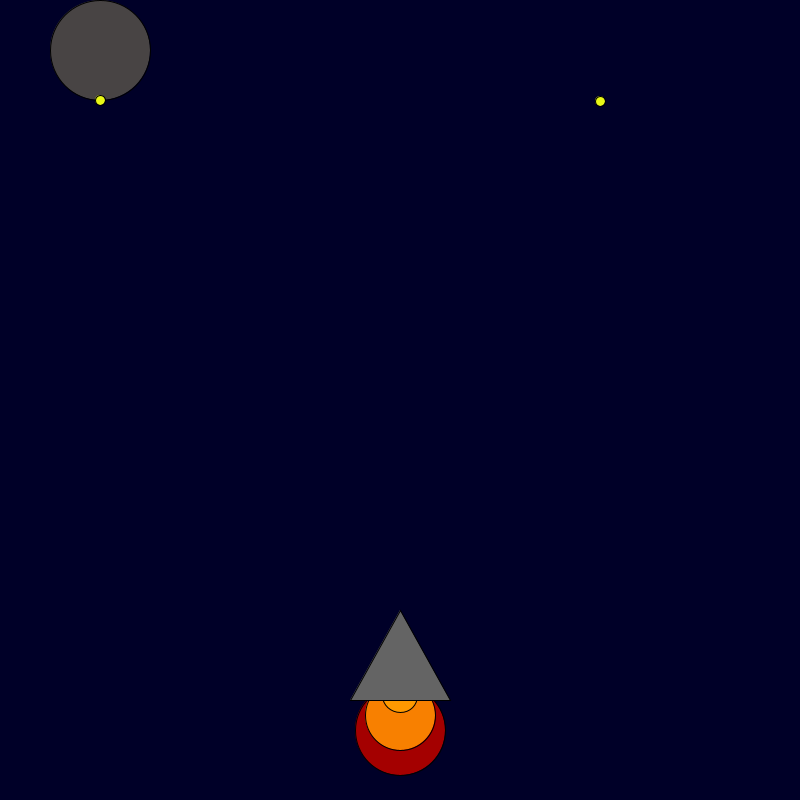
Frame 1 (no input)
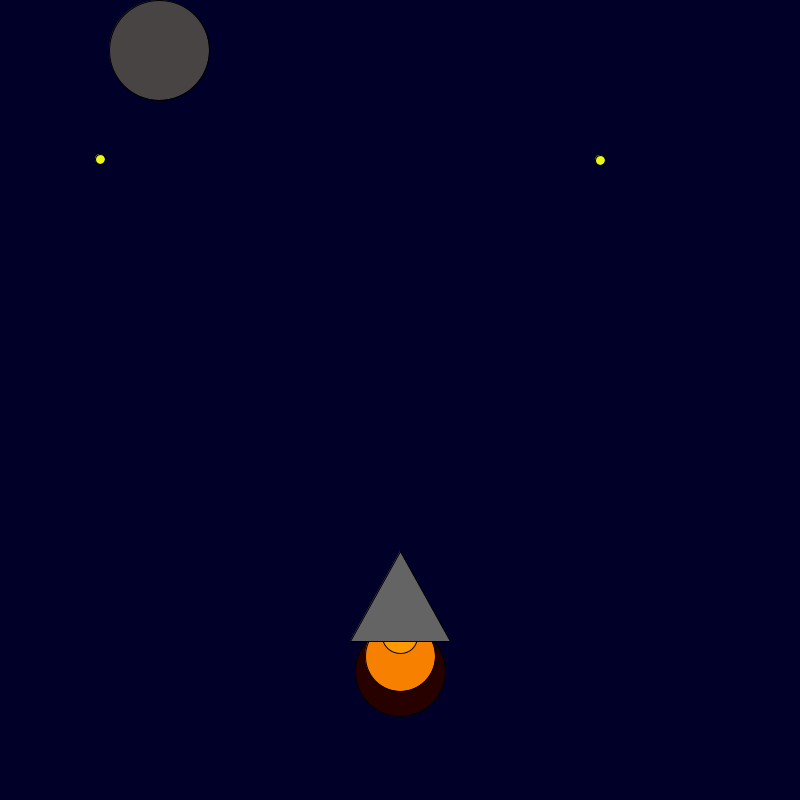
Frame 60 (the mouse pressed at the canvas centre just before this capture)
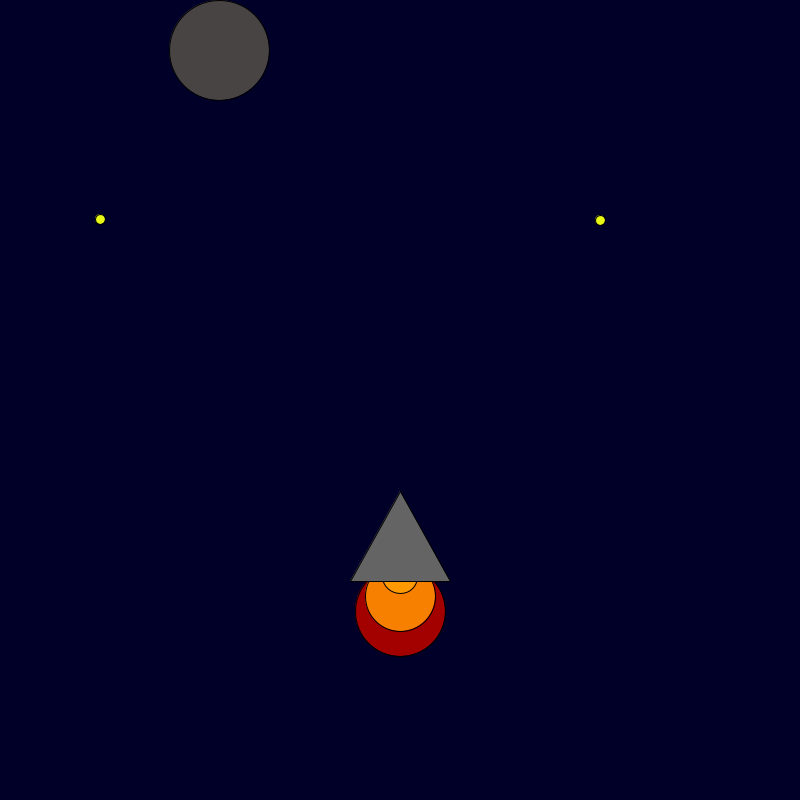
Frame 120 (the mouse held since frame 60 and released just before this capture)

The Processing sketch that drew these frames (run headless with seeded random() and noise(); from frame 60 on, the mouse is pressed at the canvas centre):

// Processing sketch: rocket_ship
// ── rocket_ship.pde
int x = 400; 
int y = 600; 
int h = 100;
int p = 100;
void setup() {

    background(0,0,40);
    size(800, 800);

}

void draw() {
    background(0,0,40);
    fill(random(255), 0, 0);
    ellipse(x, y + 130, 90, 90);
    fill(248, 128, 0);
    ellipse(x, y + 115, 70, 70);
    fill(255, 153, 0);
    ellipse(x, y + 95, 35, 35);
    fill(100, 100, 100);
    triangle(x, y + 10, x + 50, y + 100, x - 50, y + 100);
    y=y-1;
    fill(#484444);
    circle(h,50,100);
    h=h+1;
    fill(#E8F716);
    circle(100,p,10); 
    p=p+1;
    circle(600,p,10);
}
